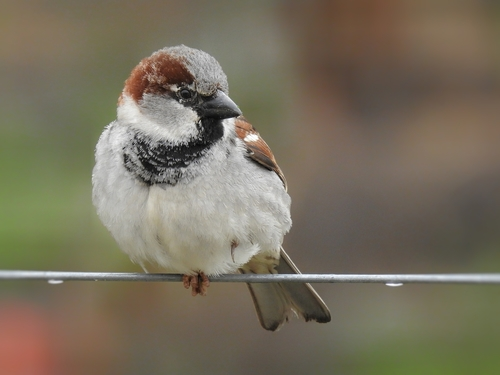
#> input picture DATOS_TOTALES/AVE/AVE.jpeg, 500 x 375 px; its folder holds only this picture in this run
$ python clasificacion_testeo.py
#> lines starting #> are read from the running program, lines starting #| are printed output that depends on the picture
import cv2
import numpy as np
import os
from sklearn.model_selection import train_test_split
from sklearn.neighbors import KNeighborsClassifier
from sklearn.metrics import classification_report

# --- CONFIGURACIÓN DE RUTAS Y CLASES ---
# ¡IMPORTANTE! Nombre de la única carpeta de datos organizada
BASE_DIR = 'DATOS_TOTALES'
# Parámetros
TARGET_SIZE = (100, 100)
IMAGE_CLASSES = ['AVE', 'PERRO', 'Pez']
VALID_EXTENSIONS = ['.jpg', '.jpeg', '.png', '.webp', '.bmp']
TEST_SIZE_RATIO = 0.2

# ----------------------------------------------------------------------
# --- 1. FUNCIÓN DE CARGA Y PREPROCESAMIENTO ---
# ----------------------------------------------------------------------

def load_and_preprocess_images(base_directory, classes, size, extensions):
    """Carga TODAS las imágenes del único directorio de datos organizado."""
#> called with base_directory = 'DATOS_TOTALES', size = (100, 100)
    data = []
    labels = []

    print(f"\n--- INICIANDO CARGA DE DATOS ---")
    print(f"Buscando clases en la carpeta base: {base_directory}")

    for class_name in classes:
        # Se verifica la ruta completa: DATOS_TOTALES/AVE
        class_path = os.path.join(base_directory, class_name)

        if not os.path.isdir(class_path):
            print(f"ERROR: Falta la subcarpeta de clase '{class_path}'.")
            # Devolvemos un array vacío si falta alguna carpeta de clase
            return np.array([]), np.array([])

        print(f"-> Procesando clase: {class_name}...")

        for file_name in os.listdir(class_path):
            file_extension = os.path.splitext(file_name)[1].lower()
            if file_extension not in extensions:
                continue

            file_path = os.path.join(class_path, file_name)
            img = cv2.imread(file_path, cv2.IMREAD_GRAYSCALE)
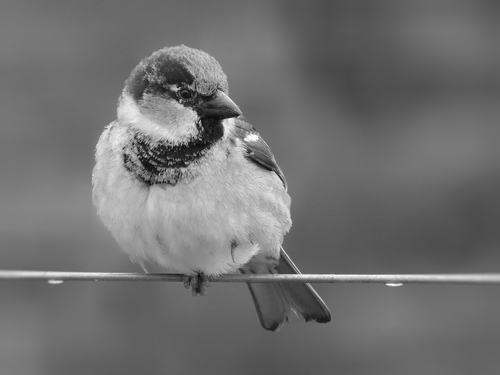
#> img: shape (375, 500); min 9, max 255, mean 112.1

            if img is None:
                continue

            img_resized = cv2.resize(img, size, interpolation=cv2.INTER_AREA)
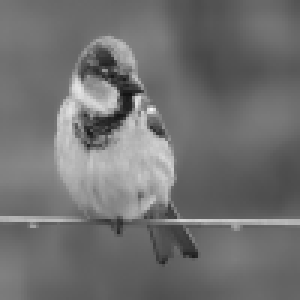
#> img_resized: shape (100, 100) (shown 3 times larger); min 18, max 245, mean 112.1
            feature_vector = img_resized.flatten()
#> feature_vector = 10000 values, max 245 at index 3650, min 18 at index 3143, mean 112.1

            data.append(feature_vector)
            labels.append(class_name)
#> pass 2 of the loop in load_and_preprocess_images, `for class_name in classes:`:
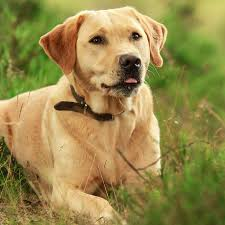
#> input picture DATOS_TOTALES/PERRO/PERRO2.jpeg, 225 x 225 px
#> in load_and_preprocess_images, `img = cv2.imread(file_path, cv2.IMREAD_GRAYSCALE)`:
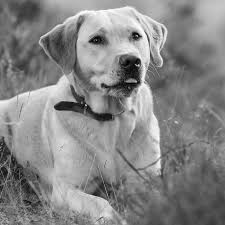
#> img: shape (225, 225); min 0, max 255, mean 134
#> in load_and_preprocess_images, `img_resized = cv2.resize(img, size, interpolation=cv2.INTER_AREA)`:
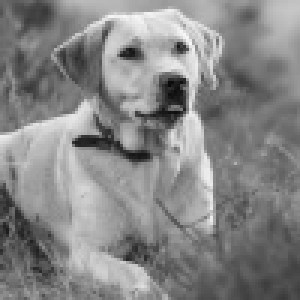
#> img_resized: shape (100, 100) (shown 3 times larger); min 9, max 247, mean 134
#> feature_vector = 10000 values, max 247 at index 1463, min 9 at index 2856, mean 134

    return np.array(data), np.array(labels)

# ----------------------------------------------------------------------
# --- 2. FLUJO DE CLASIFICACIÓN (Entrenamiento y Testeo Interno) ---
# ----------------------------------------------------------------------

X, y = load_and_preprocess_images(BASE_DIR, IMAGE_CLASSES, TARGET_SIZE, VALID_EXTENSIONS)

if len(X) == 0:
    print(f"\nERROR CRÍTICO: No se encontraron imágenes válidas. La carpeta '{BASE_DIR}' debe contener subcarpetas con las imágenes.")
    exit()
#> (the program exits here)
